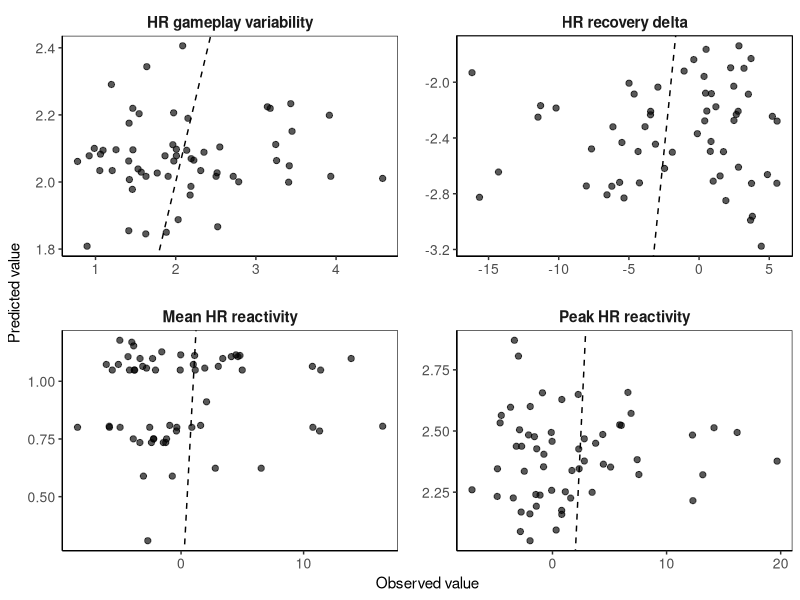
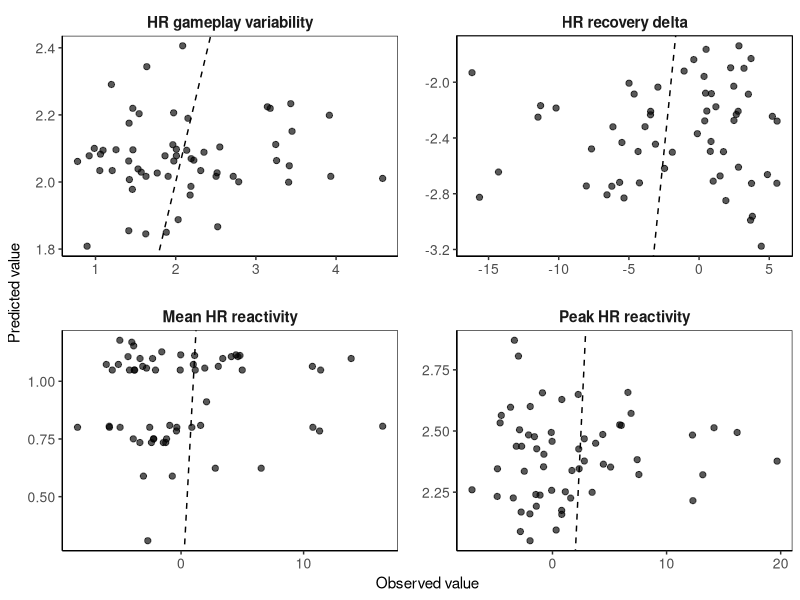
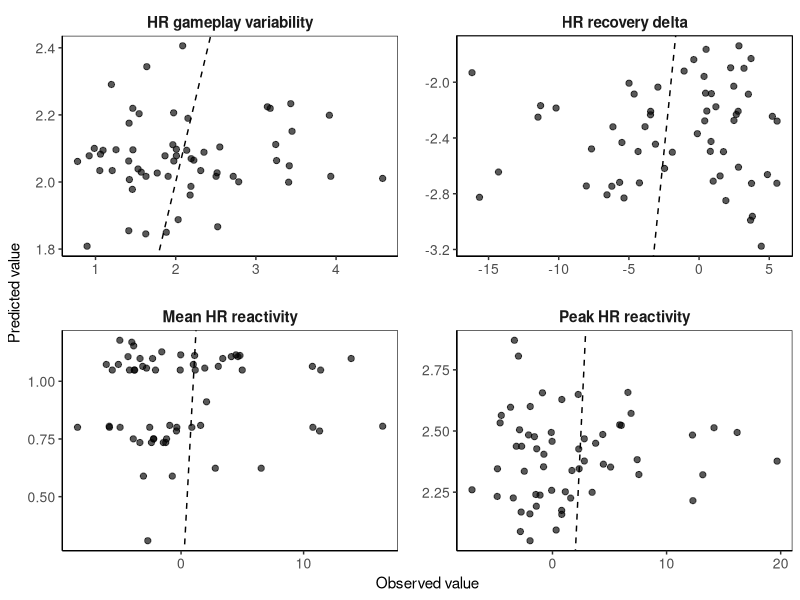

Source code (R) for these figures, in order:
library(readr)
library(dplyr)
library(ggplot2)

test_predictions <- read_csv("test_predictions_psych_only_primary_hr_targets.csv")

plot_data <- test_predictions |>
  filter(model == "XGBoost") |>
  mutate(
    target_label = case_when(
      target == "hr_reactivity_mean_across_matches" ~ "Mean HR reactivity",
      target == "hr_peak_reactivity_mean_across_matches" ~ "Peak HR reactivity",
      target == "hr_gameplay_sd_mean_across_matches" ~ "HR gameplay variability",
      target == "hr_recovery_delta_mean_across_matches" ~ "HR recovery delta",
      TRUE ~ target
    )
  )

p <- ggplot(plot_data, aes(x = truth, y = estimate)) +
  geom_point(
    alpha = 0.65,
    size = 1.8
  ) +
  geom_abline(
    slope = 1,
    intercept = 0,
    linetype = "dashed",
    linewidth = 0.5
  ) +
  facet_wrap(~ target_label, scales = "free", ncol = 2) +
  labs(
    x = "Observed value",
    y = "Predicted value"
  ) +
  theme_classic(base_size = 11) +
  theme(
    plot.title = element_blank(),
    strip.background = element_blank(),
    strip.text = element_text(size = 11, face = "bold"),
    axis.title = element_text(size = 11),
    axis.text = element_text(size = 10),
    panel.border = element_rect(fill = NA, linewidth = 0.4),
    panel.spacing = unit(1.2, "lines")
  )

p

ggsave(
  filename = "figure_predicted_vs_observed_hr_outcomes.pdf",
  plot = p,
  width = 7.2,
  height = 5.2,
  units = "in"
)

ggsave(
  filename = "figure_predicted_vs_observed_hr_outcomes.png",
  plot = p,
  width = 7.2,
  height = 5.2,
  units = "in",
  dpi = 300
)
